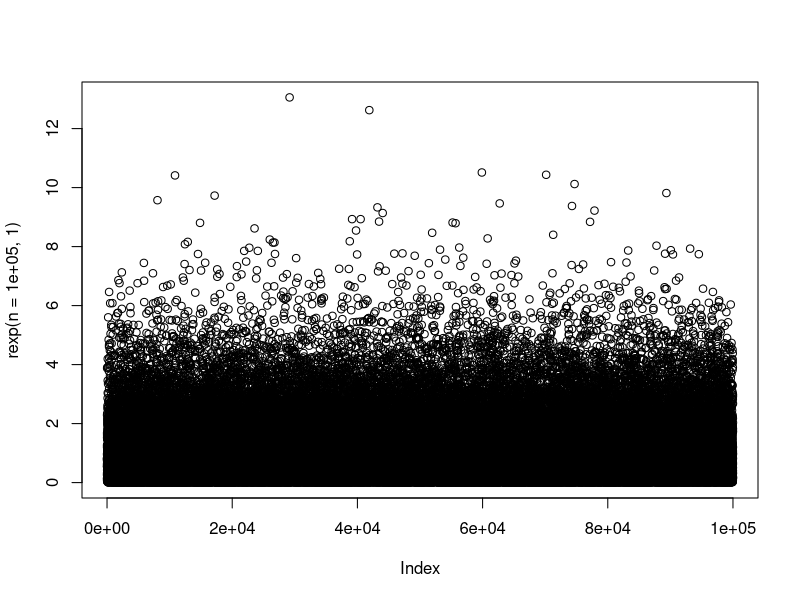
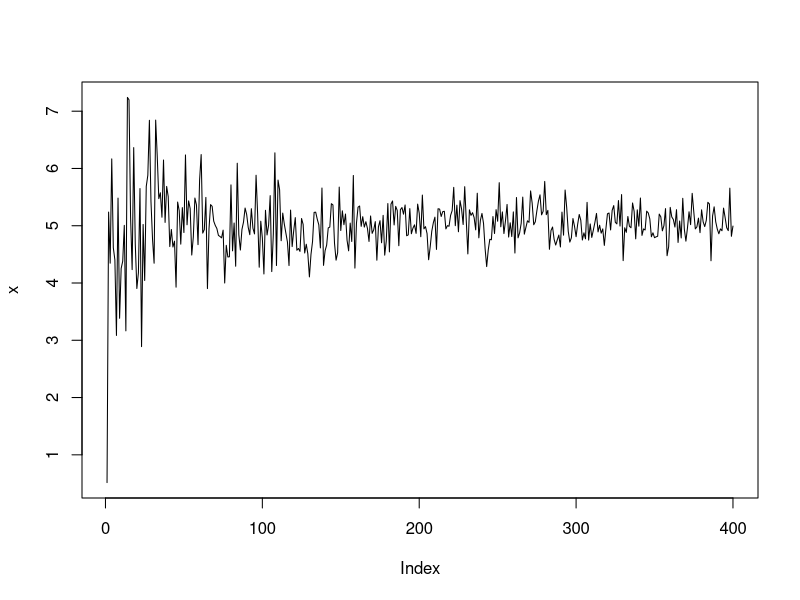

These charts were generated, in order, by the following R code:
## ---- chunk 1
plot(rexp(n=100000, 1))

x<-vector(mode="numeric",length = 400)
for(i in 1:400){
  x[i]<-mean(rexp(n=i,0.2))
}
plot(x,type = "l")
## ---- chunk 2
data("ToothGrowth")
